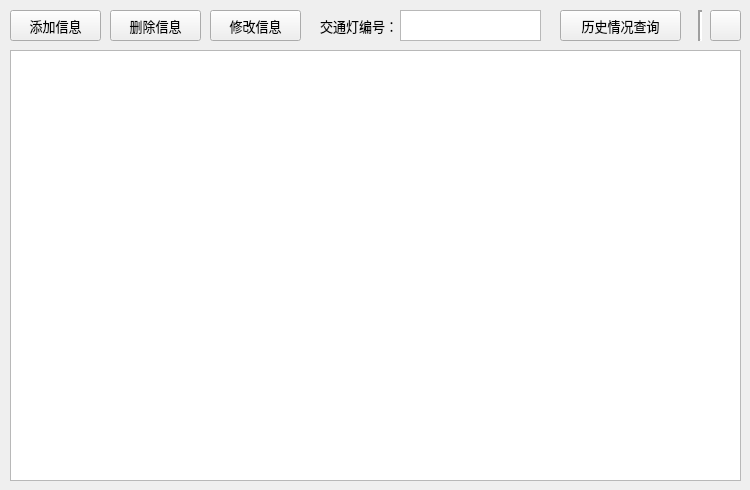
<?xml version="1.0" encoding="UTF-8"?>
<ui version="4.0">
 <class>TrafficLightManage</class>
 <widget class="QWidget" name="TrafficLightManage">
  <property name="geometry">
   <rect>
    <x>0</x>
    <y>0</y>
    <width>750</width>
    <height>490</height>
   </rect>
  </property>
  <property name="maximumSize">
   <size>
    <width>750</width>
    <height>490</height>
   </size>
  </property>
  <property name="windowTitle">
   <string>Form</string>
  </property>
  <widget class="QWidget" name="widget" native="true">
   <property name="geometry">
    <rect>
     <x>10</x>
     <y>10</y>
     <width>731</width>
     <height>31</height>
    </rect>
   </property>
   <property name="font">
    <font>
     <pointsize>10</pointsize>
    </font>
   </property>
   <widget class="QPushButton" name="pushButtonAdd">
    <property name="geometry">
     <rect>
      <x>0</x>
      <y>0</y>
      <width>91</width>
      <height>31</height>
     </rect>
    </property>
    <property name="text">
     <string>添加信息</string>
    </property>
    <property name="icon">
     <iconset resource="images/myimages.qrc">
      <normaloff>:/new/imgsrc/form_add.png</normaloff>:/new/imgsrc/form_add.png</iconset>
    </property>
   </widget>
   <widget class="QPushButton" name="pushButtonDelete">
    <property name="geometry">
     <rect>
      <x>100</x>
      <y>0</y>
      <width>91</width>
      <height>31</height>
     </rect>
    </property>
    <property name="text">
     <string>删除信息</string>
    </property>
    <property name="icon">
     <iconset resource="images/myimages.qrc">
      <normaloff>:/new/imgsrc/form_delete.png</normaloff>:/new/imgsrc/form_delete.png</iconset>
    </property>
   </widget>
   <widget class="QPushButton" name="pushButtonUpdate">
    <property name="geometry">
     <rect>
      <x>200</x>
      <y>0</y>
      <width>91</width>
      <height>31</height>
     </rect>
    </property>
    <property name="text">
     <string>修改信息</string>
    </property>
    <property name="icon">
     <iconset resource="images/myimages.qrc">
      <normaloff>:/new/imgsrc/form_edit.png</normaloff>:/new/imgsrc/form_edit.png</iconset>
    </property>
   </widget>
   <widget class="QLabel" name="label">
    <property name="geometry">
     <rect>
      <x>310</x>
      <y>0</y>
      <width>81</width>
      <height>31</height>
     </rect>
    </property>
    <property name="text">
     <string>交通灯编号：</string>
    </property>
   </widget>
   <widget class="QTextEdit" name="textEdit">
    <property name="geometry">
     <rect>
      <x>390</x>
      <y>0</y>
      <width>141</width>
      <height>31</height>
     </rect>
    </property>
    <property name="font">
     <font>
      <pointsize>12</pointsize>
     </font>
    </property>
   </widget>
   <widget class="QPushButton" name="pushButtonSelect">
    <property name="geometry">
     <rect>
      <x>550</x>
      <y>0</y>
      <width>121</width>
      <height>31</height>
     </rect>
    </property>
    <property name="toolTip">
     <string>输入查询车牌号可用</string>
    </property>
    <property name="text">
     <string>历史情况查询</string>
    </property>
    <property name="icon">
     <iconset resource="images/myimages.qrc">
      <normaloff>:/new/imgsrc/menu_timing.png</normaloff>:/new/imgsrc/menu_timing.png</iconset>
    </property>
   </widget>
   <widget class="QToolButton" name="toolButton">
    <property name="geometry">
     <rect>
      <x>700</x>
      <y>0</y>
      <width>31</width>
      <height>31</height>
     </rect>
    </property>
    <property name="toolTip">
     <string>刷新内容</string>
    </property>
    <property name="text">
     <string/>
    </property>
    <property name="icon">
     <iconset resource="images/myimages.qrc">
      <normaloff>:/new/imgsrc/re.png</normaloff>:/new/imgsrc/re.png</iconset>
    </property>
   </widget>
   <widget class="Line" name="line">
    <property name="geometry">
     <rect>
      <x>680</x>
      <y>0</y>
      <width>21</width>
      <height>31</height>
     </rect>
    </property>
    <property name="lineWidth">
     <number>2</number>
    </property>
    <property name="orientation">
     <enum>Qt::Vertical</enum>
    </property>
   </widget>
  </widget>
  <widget class="QWidget" name="widget_2" native="true">
   <property name="geometry">
    <rect>
     <x>10</x>
     <y>50</y>
     <width>731</width>
     <height>431</height>
    </rect>
   </property>
   <widget class="QTableView" name="tableView">
    <property name="geometry">
     <rect>
      <x>0</x>
      <y>0</y>
      <width>731</width>
      <height>431</height>
     </rect>
    </property>
    <property name="sizePolicy">
     <sizepolicy hsizetype="Fixed" vsizetype="Fixed">
      <horstretch>0</horstretch>
      <verstretch>0</verstretch>
     </sizepolicy>
    </property>
    <property name="maximumSize">
     <size>
      <width>731</width>
      <height>431</height>
     </size>
    </property>
    <property name="font">
     <font>
      <family>新宋体</family>
      <pointsize>12</pointsize>
     </font>
    </property>
    <property name="midLineWidth">
     <number>1</number>
    </property>
   </widget>
  </widget>
 </widget>
 <resources>
  <include location="images/myimages.qrc"/>
 </resources>
 <connections/>
</ui>
